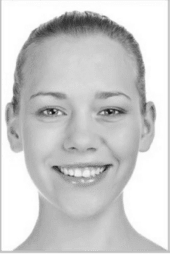
#> input picture cara_03_grisesMF.png, 170 x 254 px
$ python Fourier.py
#> lines starting #> are read from the running program, lines starting #| are printed output that depends on the picture
import numpy as np
import matplotlib.pylab as plt
from scipy.fftpack import fft, fftfreq, fft2, ifft2, fftshift
from matplotlib.colors import LogNorm

#Se guardan los datos de las imagenes en archivos numpy
datos1 = plt.imread("cara_03_grisesMF.png")
#> datos1 is the input picture: shape (254, 170) float32; min 0.0784, max 1, mean 0.803
datos2 = plt.imread("cara_02_grisesMF.png")
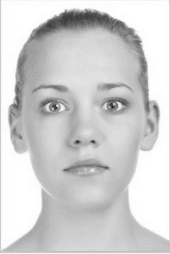
#> input picture cara_02_grisesMF.png, 170 x 254 px
#> datos2 is the input picture: shape (254, 170) float32; min 0.125, max 1, mean 0.816

#Se calcula la transformada de Fourier de ambas imagenes
trans1 = fft2(datos1)
trans2 = fft2(datos2)

#Se grafica el espectro de Fourier de cada una de las imágenes
plt.figure(figsize=(10,8))
plt.subplot(1,2,1)
plt.imshow(np.abs(trans1), norm = LogNorm() )
plt.colorbar()
plt.title("$Espectro$ $de$ $Fourier$ $imagen$ $feliz$")
plt.subplot(1,2,2)
plt.imshow(np.abs(trans2), norm = LogNorm() )
plt.title("$Espectro$ $de$ $Fourier$ $imagen$ $seria$")
plt.colorbar()
plt.savefig("FFtIm.pdf")
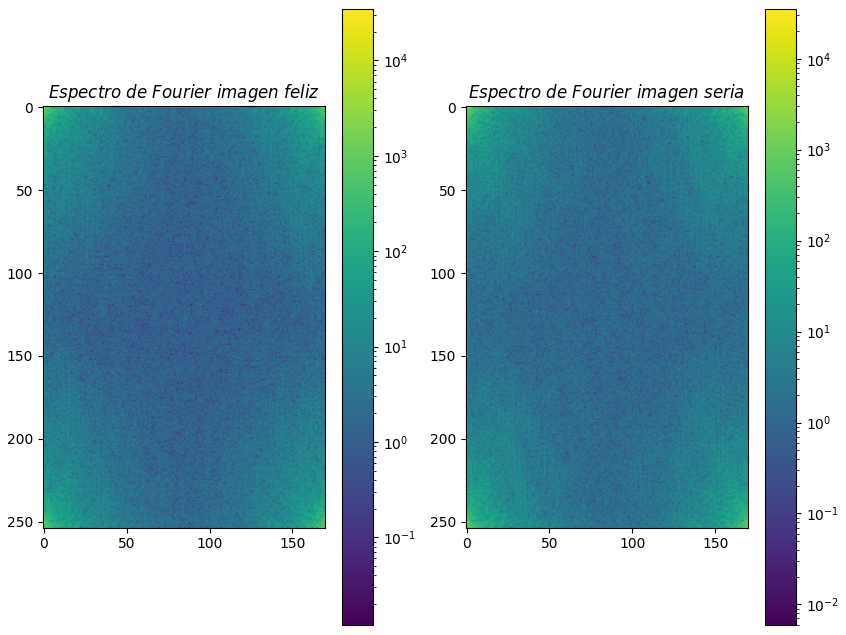
#> figure drawn by matplotlib, 4 panels

#Se calculan las frecuencias de cada imagen
fr1 = fftshift(trans1)
fr2 = fftshift(trans2)

#Se crean los filtros de la imagen
filtro1 = 0
index1 = np.where(trans1 < filtro1)
#> index1 = 22038 positions, rows 0 to 253, columns 0 to 169
trans1[index1] = 0

filtro2 = 45
index2 = np.where(trans2 > filtro2)
#> index2 = 307 positions, rows 0 to 253, columns 0 to 169
trans2[index2] = 0
filt1 = ifft2(trans1)
filt2 = ifft2(trans2)
suma = np.real(filt2)+np.real(filt1)
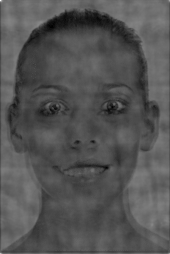
#> suma: shape (254, 170) float32; min 0.104, max 2.2, mean 0.803; drawn with min black and max white

plt.figure(figsize=(20,30))
plt.subplot(3,2,1)
plt.imshow(np.abs(fr1), norm=LogNorm())
plt.title("Frecuencias imagen feliz")
plt.colorbar()
plt.subplot(3,2,2)
plt.imshow(np.abs(fr2), norm=LogNorm())
plt.title("Frecuencias imagen feliz")
plt.colorbar()

plt.subplot(3,2,3)
plt.imshow(np.abs(trans1), norm = LogNorm())
plt.colorbar()
plt.title("flitro imagen 1")
plt.subplot(3,2,4)
plt.imshow(np.abs(trans2), norm = LogNorm())
plt.colorbar()
plt.title("filtro imagen 2")

plt.subplot(3,2,5)
plt.imshow(np.real(filt1), plt.cm.gray)
plt.title("im1_flitrada")
plt.subplot(3,2,6)
plt.imshow(np.real(filt2), plt.cm.gray)
plt.title("im2_filtrada")
plt.savefig("ImProceso.pdf")
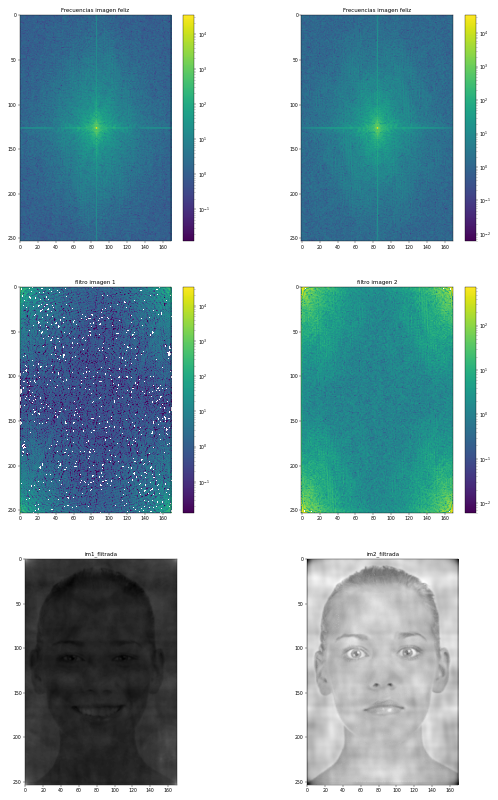
#> figure drawn by matplotlib, 10 panels


plt.figure()
plt.imshow(suma, plt.cm.gray)
plt.title("hibrida")
plt.savefig("ImHybrid.pdf")
